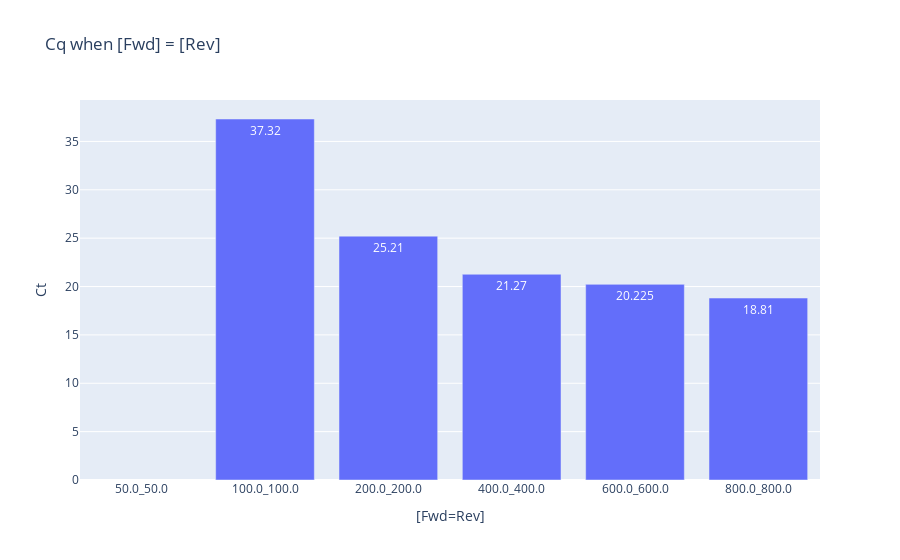

Notebook code cell kept with this figure:
### Code cell
# create a new df where 'F_primer' = 'R_primer' 
df_fwd_rev = df[df['F_primer'] == df['R_primer']]
df_fwd_rev_mean = df_fwd_rev.groupby(by=['R_primer', 'F_primer'], as_index=False)['Ct'].mean()
samsieHeadings = (df_fwd_rev_mean['F_primer'].astype(str) + '_' + df_fwd_rev_mean['R_primer'].astype(str)).tolist()

figSamsies = px.bar(
    df_fwd_rev_mean,
    y=df_fwd_rev_mean['Ct'],
    x=samsieHeadings, #avg_across_row['F_primer'],
    labels={'x':'[Fwd=Rev]', 'y':'Cq'},
    # color='F_primer',
    barmode='group',
    text_auto=True,
    title='Cq when [Fwd] = [Rev]')
figSamsies.show()

# display (df_fwd_rev_mean)

### Figure 1 — Plotly figure (JSON) as saved in the notebook; plotly's stock layout.template omitted (floating-point values rounded to 4 significant figures)
{"data": [{"alignmentgroup": "True", "hovertemplate": "[Fwd=Rev]=%{x}<br>Ct=%{y}<extra></extra>", "legendgroup": "", "marker": {"color": "#636efa", "pattern": {"shape": ""}}, "name": "", "offsetgroup": "", "orientation": "v", "showlegend": false, "textposition": "auto", "texttemplate": "%{y}", "type": "bar", "x": ["50.0_50.0", "100.0_100.0", "200.0_200.0", "400.0_400.0", "600.0_600.0", "800.0_800.0"], "xaxis": "x", "y": [null, 37.32, 25.21, 21.27, 20.23, 18.81], "yaxis": "y"}], "layout": {"barmode": "group", "legend": {"tracegroupgap": 0}, "title": {"text": "Cq when [Fwd] = [Rev]"}, "xaxis": {"anchor": "y", "domain": [0, 1], "title": {"text": "[Fwd=Rev]"}}, "yaxis": {"anchor": "x", "domain": [0, 1], "title": {"text": "Ct"}}}}
